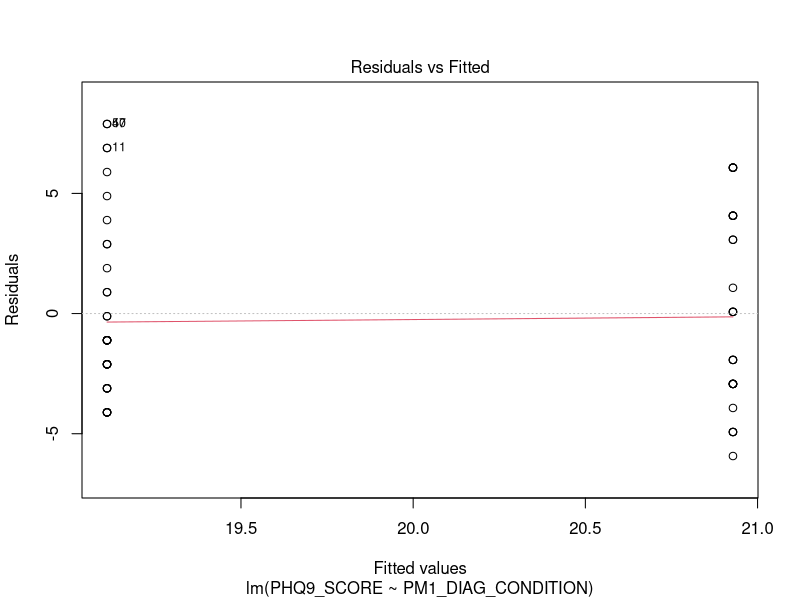
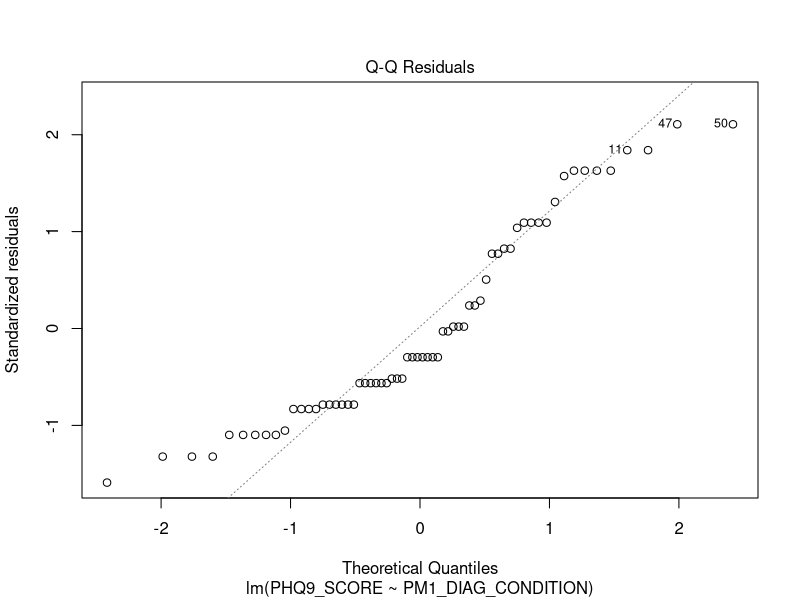
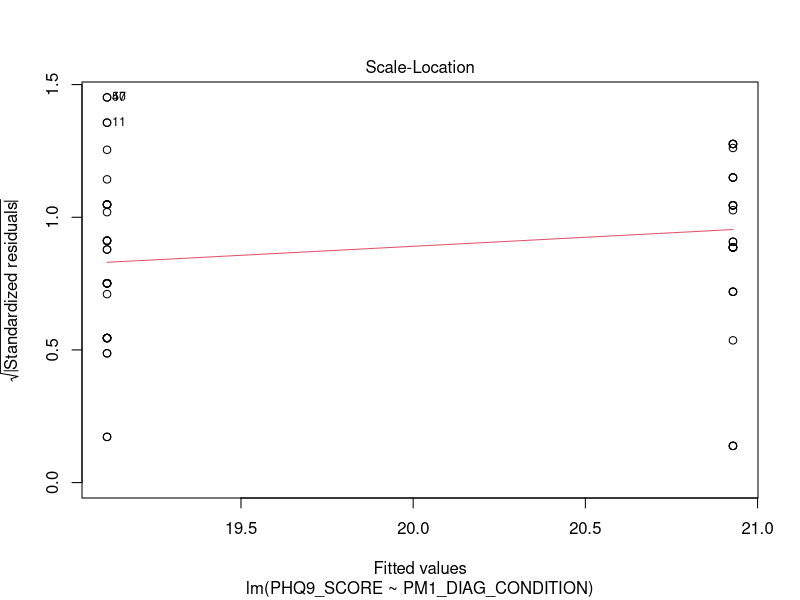
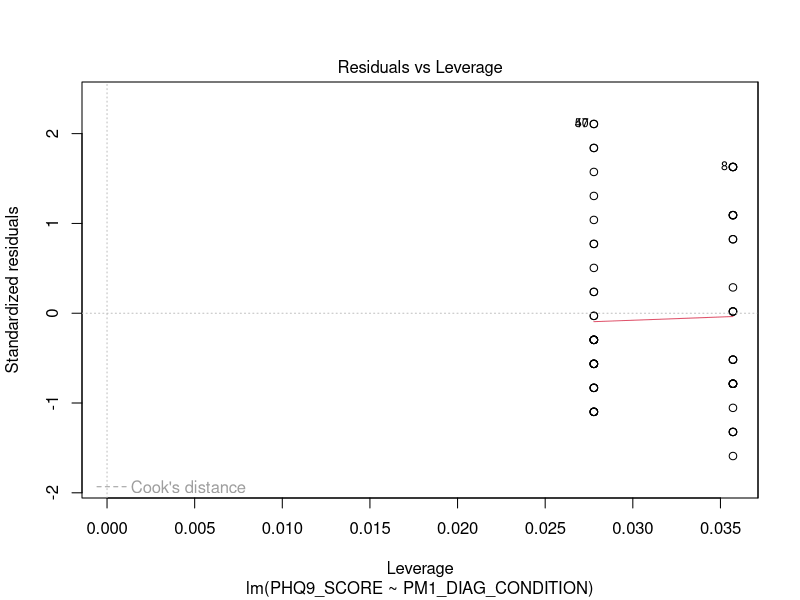
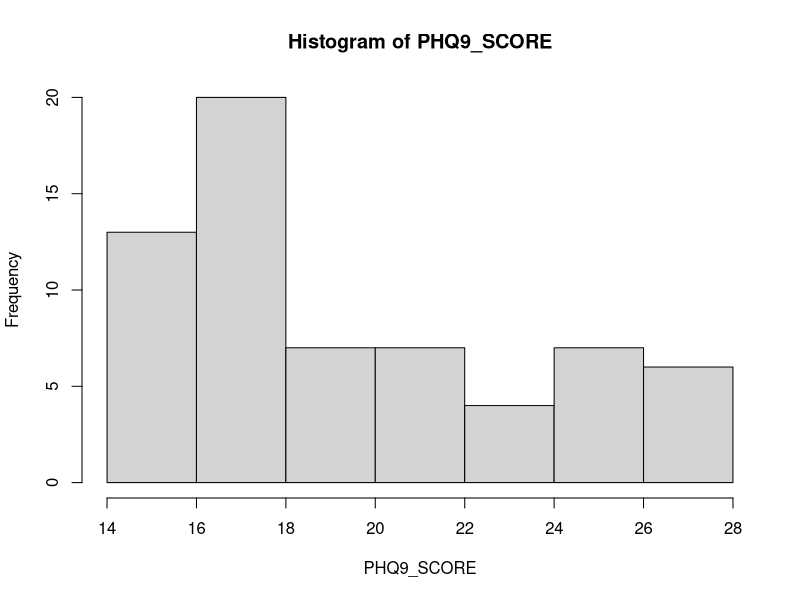
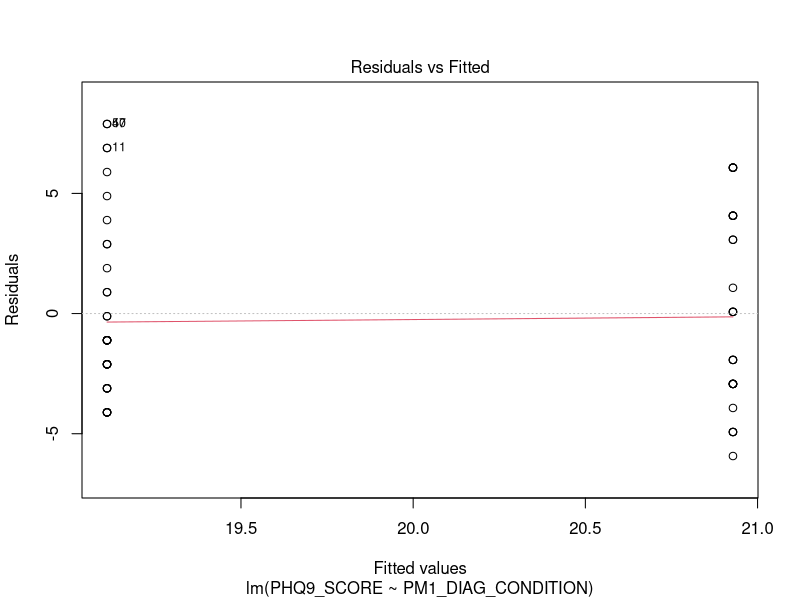
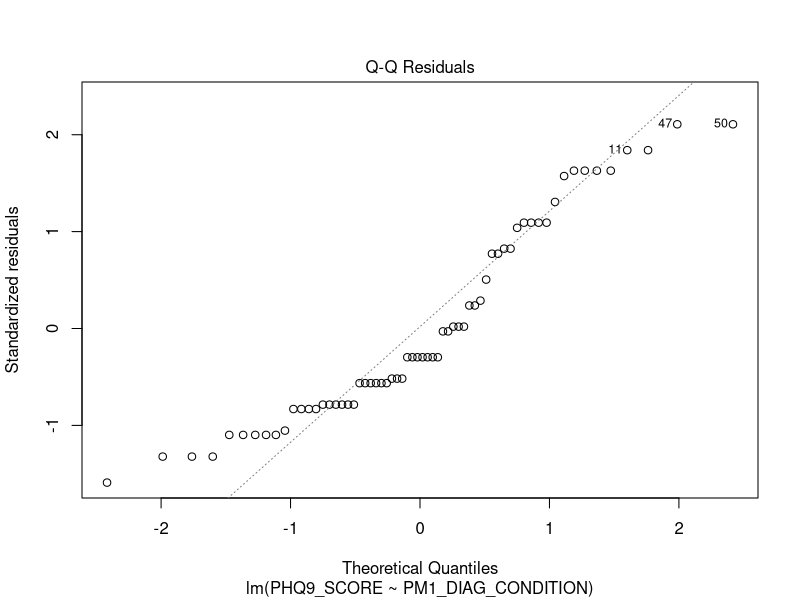
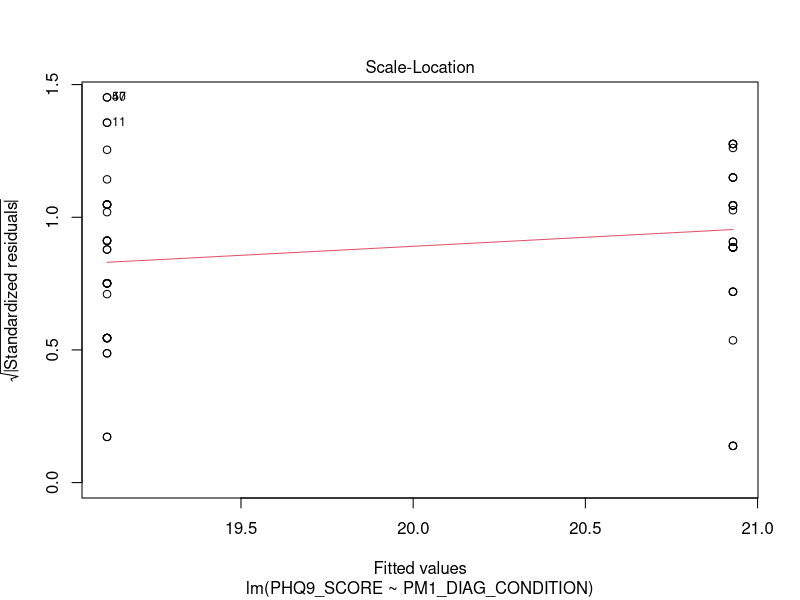

Source code (R) for these figures, in order: (Note: this script raises an error after producing the figures.)
rm(list = ls())
require(data.table)
require(magrittr) # special pipe operators
require(psych) # describe()
require(dplyr) # data wrangling
require(knitr) 
require(ggpubr)

set.seed(7079540) # for reproducibility

# Import data
dt <- read.csv("../Data/AHRI_DATASET_PM_MANUSCRIPT_DATA.csv")
dt %<>% as.data.table
md <- read.csv("../Data/AHRI_DATASET_PM_MANUSCRIPT_CODEBOOK.csv") # metadata
md %<>% as.data.table

# Data wrangling ----------------------------------------------------------
dt %<>% select(PHQ9_SCORE, PM1_DIAG_CONDITION, C_DP) # keep main variables only
str(dt)

# Inclusion criteria include:
dt %<>% filter(C_DP == 1) # experienced depression last year
dt %<>% filter(PM1_DIAG_CONDITION != -99) # keep category 0 and 1 only (no need to use C_DP since these people are *diagnosed* with some psychiatric disorder)
dt$PM1_DIAG_CONDITION <- factor(dt$PM1_DIAG_CONDITION, levels = c(0, 1))
md[VAR == "PHQ9_GE10"]$Description
#dt %<>% filter(PHQ9_GE10 == 1) # "while most patients (88%) with major depression had scores of 10 or greater."
dt %<>% filter(PHQ9_SCORE >= 15) # most patients with PHQ9 score of 15 or higher get treatment

# Descriptive statistics -----------------------------------------------------
describeBy(dt$PHQ9_SCORE, dt$PM1_DIAG_CONDITION)

# Fit standard linear model -----------------------------------------------
mod <- lm(PHQ9_SCORE ~ PM1_DIAG_CONDITION, data = dt)
summary(mod)

# Assumptions -------------------------------------------------------------

# homoscedasticity (constant residual variance)
plot(mod)[1] 

# normality in the outcome
dt %$% hist(PHQ9_SCORE) # DEPENDENT VARIABLE  

# normality in residuals
plot(mod)[2] # QQ-plot shows divergence from normality at the tails

# Gibbs sampling ----------------------------------------------------------

# First step: specify priors for each parameter. 

# # Uninformative priors (compare with standard lm)
# # b0 
# mu00 <- 1 
# zeta00 <- 1.0E4  
# # b1 
# mu10 <- 1
# zeta10 <- 1.0E4
# nu10 <- 100 # prior df's -> bigger = wider tails
# # variance (σ^2) 
# a_0 = 1 
# b_0 = 1
# sig2_0 = 1/rgamma(1, shape = a_0, rate = b_0) 

# Informative priors. These are based on the historical data (see manuscript)
# b0 
mu00 <- 0 # Q. make this based on data or whatever
zeta00 <- 1.0E4 
# b1 
mu10 <- -11.7 # prior mean
zeta10 <- 1.0E4 # prior variance (3^2)
nu10 <- 25 # prior df's -> bigger = wider tails
# variance (σ^2) 
a_0 = 1 # Q. change to 0.001 later
b_0 = 1 # Vague priors, because sample residual variance in historical data unknown

# Second step: the Gibbs algorithm

post_b1 <- function(b0, b1, sig2, y, x1) { # MH function for b1
  I <- -(b1^2) * ((sum(x1^2))/(2*sig2)) + b1 * ((sum(x1*(y - b0))) / (sig2))
  II <- (1 + ((b1 - mu10)^2)/(nu10*zeta10))^((nu10+1)/2)
  r_post <- exp(I) * II
  return(r_post) 
}

gibbs.chains <- function(b0, b1, sig2, y, x1) {
  warmup <- 1000
  H <- 25000 + warmup # number of samples drawn 
  n_par <- 3
  simulated <- matrix(0, nrow = H, ncol = n_par)
  colnames(simulated) <- c("b0","b1", "sig2") 
  simulated[1, ] <- c(b0, b1, sig2)
  
  for (h in 2:H) { # determine full conditional distribution for...

    # b0:
    mu0 <- (sum(y-b1*x1)/sig2 + (mu00/zeta00))/((nrow(dt) / sig2) + (1 / zeta00))  
    sd0 <- sqrt(1 / ((nrow(dt) / sig2) + (1 / zeta00)))
    b0 <- rnorm(1, mu0, sd0) # sample from distribution
    
    # b1 (incl. MH, Non-conjugate prior):
    beta1_c <- b1 
    beta1_n <- rnorm(1, mean = 0, sd = 3)   # Sample from proposal density
    r_post <- post_b1(b0, beta1_n, sig2, y, x1)/post_b1(b0, beta1_c, sig2, y, x1) # Ratio of posterior distributions
    r_prop <- beta1_c / beta1_n   # Ratio of proposal distribution
    r <- r_post * r_prop # Acceptance ratio r
    u <- runif(1, min = 0, max = 1)   # 'Sample a probability' from the uniform distribution
    ifelse(u <= abs(r), b1 <- beta1_n, b1 <- beta1_c) # retain of reject newly sampled value
    
    # # b1 (exc. MH)
    # mu1 <- (sum(x1*(y-b0)) / sig2 + (mu10/zeta10)) / ((sum(x1^2) / sig2) + (1 / zeta10))
    # sd1 <- sqrt(1 / ((sum(x1^2) / sig2) + (1 / zeta10)))
    # b1 <- rnorm(1, mu1, sd1)
    
    # variance: 
    a_1 <- (nrow(dt) / 2) + a_0 # posterior shape
    S <- sum(y - (b0 + b1*x1))^2 # RSS
    b_1 <- (S / 2) + b_0 # posterior scale 
    sig2 <- 1 / rgamma(1, a_1, b_1)
    
    simulated[h, ] <- c(b0, b1, sig2)  # Save them all 
    
  }
  
  return(simulated)
  
}

# Third: obtain the Gibbs estimates

dt$PM1_DIAG_CONDITION <- ifelse(dt$PM1_DIAG_CONDITION == 1, 1, 0) # make numeric
# Choose starting values for each of the parameters
chain1 <- gibbs.chains(b0 = 10, b1 = 0.3, sig2 = 0.5, y = dt$PHQ9_SCORE, x1 = dt$PM1_DIAG_CONDITION)
chain2 <- gibbs.chains(b0 = 2, b1 = 3, sig2 = 5, y = dt$PHQ9_SCORE, x1 = dt$PM1_DIAG_CONDITION) 


# Estimates ---------------------------------------------------------------

chain1 <- as.data.table(chain1[1001:nrow(chain1), ]) # remove warmup
chain2 <- as.data.table(chain2[1001:nrow(chain2), ]) # and transform into datatable

gibbs_stats <- function(chain) { # requires a datatable, with columns as parameters
  
  perc <- c(0.025, 0.975)
  x <- chain[, lapply(.SD, mean)] # EAP
  y <- chain[, lapply(.SD, sd)] # SD
  z <- chain[, lapply(.SD, function(x) quantile(x, perc))] # CI
  estimates <- cbind(t(x), t(y), t(z))
  rownames(estimates) <- c("Intercept", "PM", "Variance")
  colnames(estimates) <- c("Beta", "SD", "2.5% ", "97.5%")
  return(estimates)
  
}

gibbs_stats(chain1) %>% write.csv(., file = "../Output/Estimates_chain1.csv", row.names = F)
gibbs_stats(chain2) %>% write.csv(., file = "../Output/Estimates_chain2.csv", row.names = F)

# Assess convergence ------------------------------------------------------

# Traceplots
traceplot <- function(chain1, chain2) {   # only handles 2 chains (per parameter)
  
  par <- colnames(chain1)
  H <- nrow(chain1)
  
  for (i in 1:length(par)) {
    
    ggplot() + 
      geom_line(chain1, mapping = aes_string(x = I(1:H), y = par[i]), color = "#CC3399", linewidth = 0.4) +  # alpha = 0.8
      geom_line(chain2, mapping = aes_string(x = I(1:H), y = par[i]), color = "#0000FF", linewidth = 0.4) +  # alpha = 0.6
      ggtitle("Convergence plot") +
      ylab("Sampled value") +
      xlab("Number of iterations") +
      theme(
        plot.title = element_text(color = "black", size = 11, face = "bold.italic", hjust = 0.45),
        axis.title.x = element_text(color = "#333333", size = 10, face = "bold"),
        axis.title.y = element_text(color = "#333333", size = 10, face = "bold"))

  ggsave(paste0("../Output/traceplot_inform", par[i], ".png"), width = 8, height = 4)
  }
  
  
}

traceplot(chain1, chain2)


# Autocorrelation plots
autocors <- function(chain) {    # only handles 2 chains (per parameter)
  
  lags <- 40 # number of lags
  par <- colnames(chain)
  
  autocor <- matrix(0, nrow = lags, ncol = length(par))
  for (i in 1:length(par)) {

      for (j in 1:lags) {
        autocor[j, i] <- cor(chain[1:I(nrow(chain)-j), ..i], chain[(j+1):nrow(chain), ..i])
      }
  } 
  
  autocor %<>% as.data.table()
  setnames(autocor, c("V1", "V2", "V3"), par)
  return(autocor)

}

ac1 <- autocors(chain1)
ac2 <- autocors(chain2) 

autocorplot <- function(ac1, ac2) {
  
  par <- colnames(ac1)
  lags <- nrow(ac1)
  
  for (i in 1:length(par)) {
  
    ggplot() +
    geom_bar(ac1, mapping = aes_string(x = I(1:lags), y = par[i]), col = "#CC3399", width = 0.1, alpha = 0.4, stat = "identity") +
    geom_bar(ac2, mapping = aes_string(x = I(1:lags), y = par[i]), col = "#FF99FF", width = 0.1, alpha = 0.4, stat = "identity") +
    ggtitle("Chain 1") +
    xlab("Lag") +
    ylab("Autocorrelation") +
    # ylim(0,1) +
    theme(
      plot.title = element_text(color = "grey44", size = 11, face = "bold.italic", hjust = 0.45),
      axis.title.x = element_text(color = "#333333", size = 10, face = "bold"),
      axis.title.y = element_text(color = "#333333", size = 10, face = "bold"))
  
  ggsave(paste0("../Output/acplot_inform", par[i], ".png"), width = 8, height = 4)
  
  }
  
}

autocorplot(ac1, ac2)
